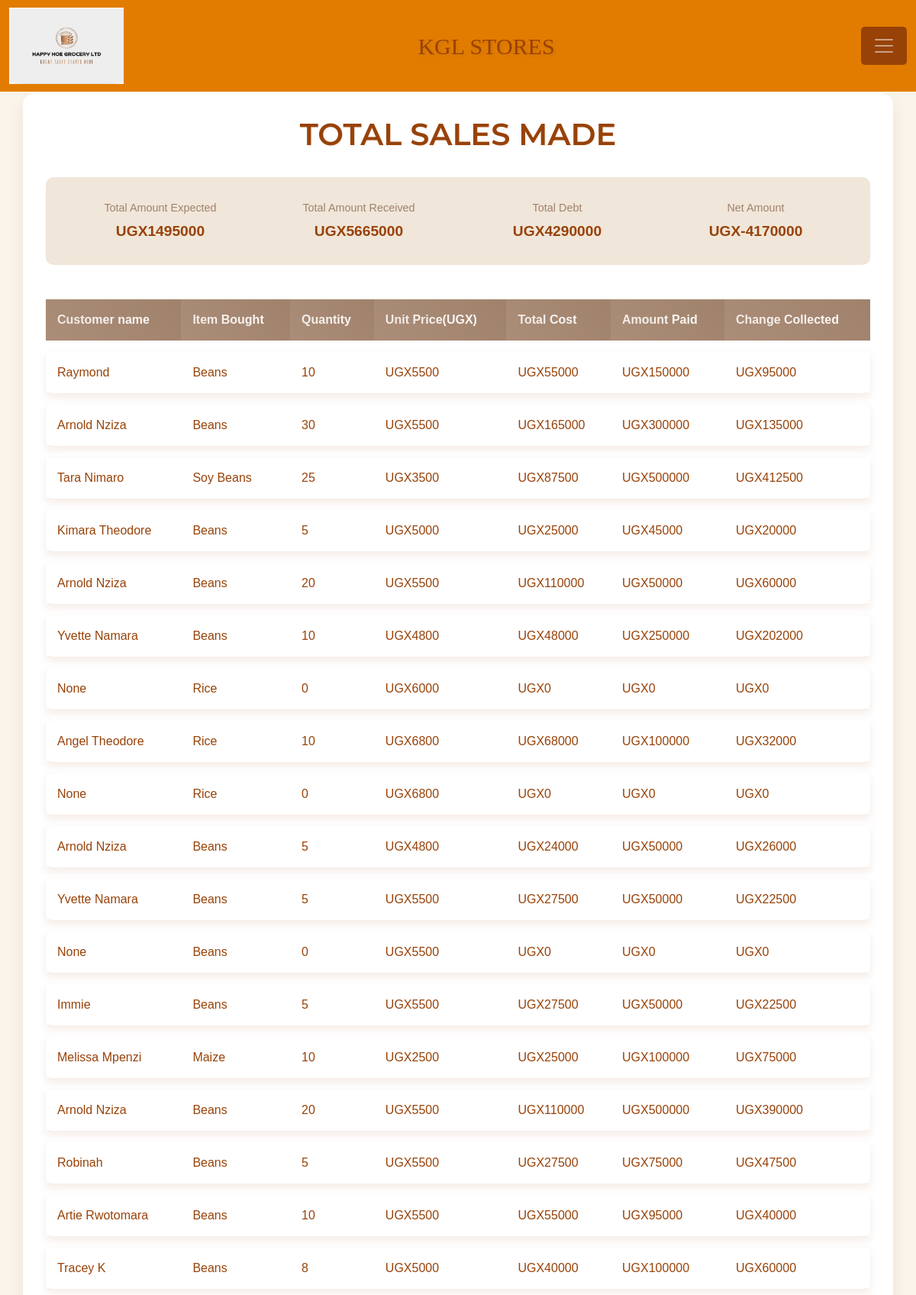
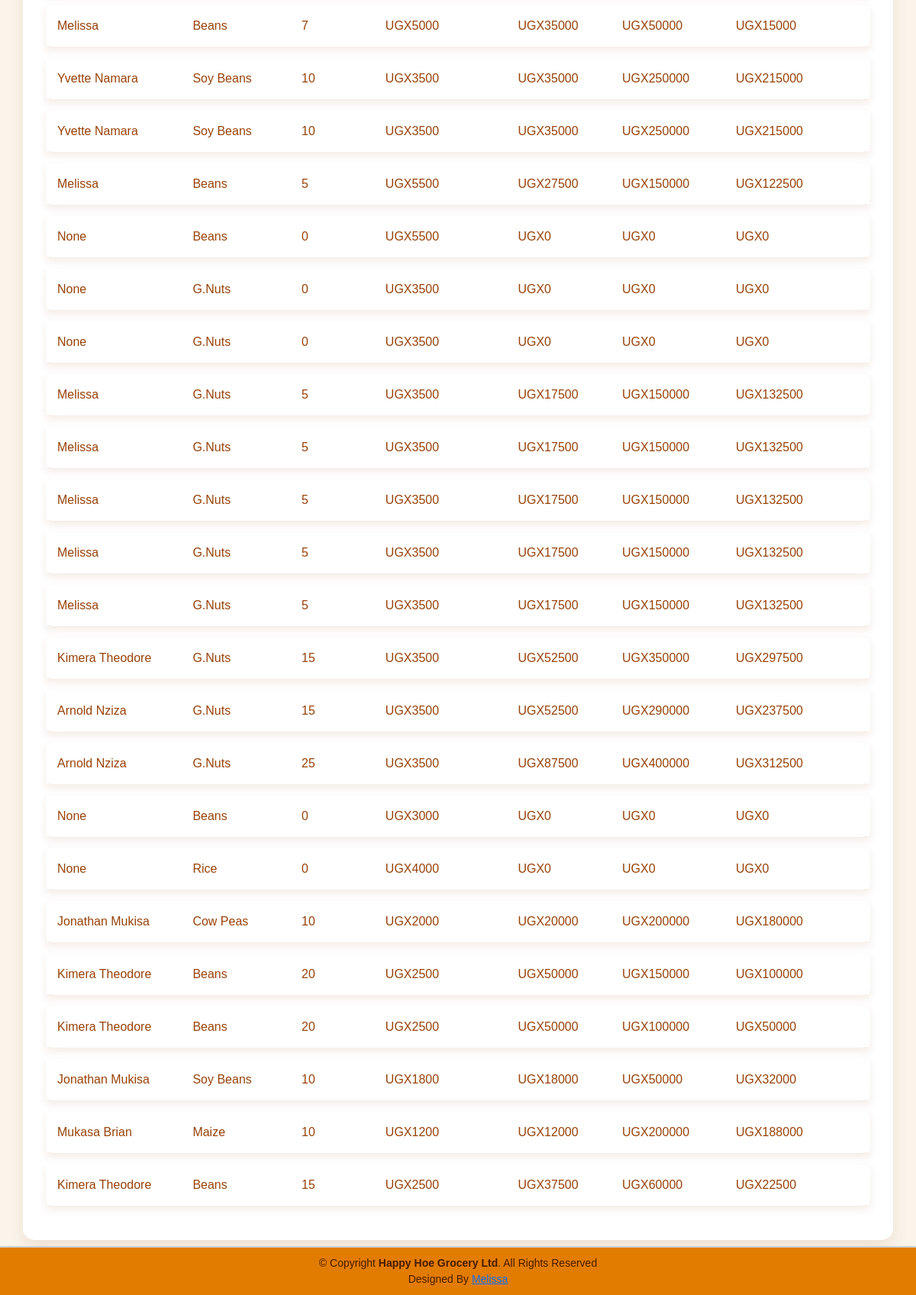
/all_sales/, run on the app's committed database (2 pictures, top to bottom).
### Grocery_app/models.py (models this page shows, shortened)
class Sale(models.Model):
    item = models.ForeignKey(Stockx,on_delete=models.CASCADE)
    quantity = models.IntegerField(default=0, null=False, blank=False)
    amount_received = models.IntegerField(default=0, null=False, blank=False)
    issued_to = models.CharField(max_length=50, null=True, blank=True)
    unit_price = models.IntegerField(default=0, null=True, blank=True)
    date_sold = models.DateTimeField(auto_now_add=True, null=True, blank=True)
    receipt_number = models.PositiveIntegerField(unique=True, blank=True, null=True)
    """modality = models.CharField(
        max_length=6,
        choices=SALE_MODALITY_CHOICES,
        default=CASH,
    )"""
    """def save(self, *args, **kwargs):
        if not self.receipt_number:
            last_sale = Sale.objects.all().order_by('id').last()
            self.receipt_number = (last_sale.receipt_number + 1) if last_sale else 1
        super(Sale, self).save(*args, **kwargs)"""
    def get_total(self):
        quantity = self.quantity if self.quantity is not None else 0
        unit_price = self.unit_price if self.unit_price is not None else 0
        total = quantity * unit_price
        return int(total)
    def get_change(self):
        amount_received = self.amount_received if self.amount_received is not None else 0
        total_price = self.get_total()
        change = amount_received - total_price
        return abs(int(change))

class Stockx(models.Model):
    item_name = models.CharField(max_length=50, null=True, blank=True)
    stock_type = models.CharField(max_length=50, null=True, blank=True)
    stock_source = models.CharField(max_length=50, null=True, blank=True)
    unit_cost = models.IntegerField(default=0, null=True, blank=True)
    unit_price = models.IntegerField(default=0, null=True, blank=True)
    total_quantity = models.IntegerField(default=0, null=True, blank=True)
    stock_branch = models.CharField(max_length=50, null=True, blank=True)
    stock_date = models.DateTimeField(auto_now_add=True, null=True, blank=True) #Automtically sets it when object is first recorded.
    stock_time = models.TimeField(auto_now_add=True, null=True, blank=True)
    stock_dealer = models.CharField(max_length=50, null=True, blank=True)
    stock_contact = models.IntegerField(default=0, null=True, blank=True)
    issued_quantity = models.IntegerField(default=0, null=True, blank=True)
    def __str__(self):
        return self.item_name

### Grocery_app/views.py (the view)
# urls.py: path('all_sales/', views.all_sales, name='all_sales'),
def all_sales(request):
    sales = Sale.objects.all().order_by('-id')
    total_expected = sum([items.get_total() or 0  for items in sales])
    total = sum([items.amount_received or 0 for items in sales])
    total_change = sum([items.get_change() or 0  for items in sales])
    net = total_expected - total
    return render(request, 'Grocery_app/all_sales.html', {'sales': sales, 'total': total, 'total_change': total_change, 'net': net, 'total_expected': total_expected})

### Grocery_app/templates/Grocery_app/all_sales.html (shortened to what this page needs)
{% extends 'Grocery_app/base.html'%}
{% block content%}
<div class="container">
    <h1 class="text-center">TOTAL SALES MADE</h1><br>
    <div class="highlight-card">
        <div class="highlight-item">
            <div class="highlight-label">Total Amount Expected</div>
            <div class="highlight-value">UGX{{total_expected}}</div>
        </div>
        <div class="highlight-item">
            <div class="highlight-label">Total Amount Received</div>
            <div class="highlight-value">UGX{{total}}</div>
        </div>
        <div class="highlight-item">
            <div class="highlight-label">Total Debt</div>
            <div class="highlight-value">UGX{{total_change}}</div>
        </div>
        <div class="highlight-item">
            <div class="highlight-label">Net Amount</div>
            <div class="highlight-value">UGX{{net}}</div>
        </div>
    </div>
    <table class="custom-table">
        <thead>
            <tr>
                <th>Customer name</th>
                <th>Item Bought</th>
                <th>Quantity</th>
                <th>Unit Price(UGX)</th>
                <th>Total Cost</th>
                <th>Amount Paid</th>
                <th>Change Collected</th>
            </tr>
        </thead>
        <tbody>
        {% for sale in sales %}
            <tr>
                <td>{{sale.issued_to | title}}</td>
                <td>{{sale.item | title}}</td>
                <td>{{sale.quantity}}</td>
                <td>UGX{{sale.unit_price}}</td>
                <td>UGX{{sale.get_total}}</td>
                <td>UGX{{sale.amount_received}}</td>
                <td>UGX{{sale.get_change}}</td>
            </tr>
        {% endfor %}
        </tbody>
    </table>
</div>
{% endblock%}

### Grocery_app/static/css/main.css (style rules this page uses)
html,body { position: relative; overflow-x: hidden; background: url('/static/images/img6.jpg'); width: 100% !important; height: 100vh; display: table; position: relative; background-position: center; background-attachment: scroll; -o-background-size: cover; -moz-background-size: cover; -webkit-background-size: cover; background-size: cover; background-repeat: no-repeat; }
body { background-color: #fef3c7(0, 0%, 98%); font-family: 'raleway'; }

### Grocery_app/templates/Grocery_app/base.html (style rules this page uses)
body { background-color: rgb(235, 199, 149); color: #923f0e; font-family: Georgia, 'Times New Roman', Times, serif; }

### Grocery_app/templates/Grocery_app/all_sales.html (style rules this page uses)
body { background-color: #faf4eb; color: #984208; font-family: 'Arial', sans-serif; }
.container { background-color: #ffffff; padding: 30px; border-radius: 15px; box-shadow: 0 10px 20px rgba(152, 66, 8, 0.1); margin-top: 50px; }
h1 { font-family: 'Montserrat', sans-serif; font-weight: 600; color: #984208; text-shadow: 1px 1px 2px rgba(152, 66, 8, 0.1); }
.custom-table { width: 100%; border-collapse: separate; border-spacing: 0 15px; }
.custom-table thead th { background-color: #a0826c; color: #ffffff; padding: 15px; text-align: left; border: none; position: relative; overflow: hidden; }
.custom-table thead th:after { content: ''; position: absolute; top: 0; left: 0; width: 100%; height: 100%; background: linear-gradient(45deg, #c4a794, transparent); opacity: 0.3; }
.custom-table tbody tr { background-color: #fff; box-shadow: 0 5px 10px rgba(152, 66, 8, 0.1); transition: all 0.3s ease; }
.custom-table td { padding: 15px; border: none; color: #984208; }
.custom-table tbody tr td:first-child { border-top-left-radius: 10px; border-bottom-left-radius: 10px; }
.custom-table tbody tr td:last-child { border-top-right-radius: 10px; border-bottom-right-radius: 10px; }
.highlight-card { background-color: #f0e6d9; border-radius: 10px; padding: 20px; margin-bottom: 30px; display: flex; justify-content: space-between; flex-wrap: wrap; }
.highlight-item { text-align: center; flex: 1; min-width: 150px; margin: 10px; }
.highlight-label { font-size: 0.9em; color: #a0826c; margin-bottom: 5px; }
.highlight-value { font-size: 1.2em; font-weight: bold; color: #984208; }

### data on the page
Sale: issued_to "Raymond", item "Beans", quantity "10", unit_price "5500", get_total "55000", amount_received "150000", get_change "95000"
Sale: issued_to "Arnold Nziza", item "Beans", quantity "30", unit_price "5500", get_total "165000", amount_received "300000", get_change "135000"
Sale: issued_to "Tara Nimaro", item "Soy Beans", quantity "25", unit_price "3500", get_total "87500", amount_received "500000", get_change "412500"
Sale: issued_to "Kimara Theodore", item "Beans", quantity "5", unit_price "5000", get_total "25000", amount_received "45000", get_change "20000"
Sale: issued_to "Arnold Nziza", item "Beans", quantity "20", unit_price "5500", get_total "110000", amount_received "50000", get_change "60000"
Sale: issued_to "Yvette Namara", item "Beans", quantity "10", unit_price "4800", get_total "48000", amount_received "250000", get_change "202000"
Sale: issued_to "None", item "Rice", quantity "0", unit_price "6000", get_total "0", amount_received "0", get_change "0"
Sale: issued_to "Angel Theodore", item "Rice", quantity "10", unit_price "6800", get_total "68000", amount_received "100000", get_change "32000"
Sale: issued_to "None", item "Rice", quantity "0", unit_price "6800", get_total "0", amount_received "0", get_change "0"
Sale: issued_to "Arnold Nziza", item "Beans", quantity "5", unit_price "4800", get_total "24000", amount_received "50000", get_change "26000"
Sale: issued_to "Yvette Namara", item "Beans", quantity "5", unit_price "5500", get_total "27500", amount_received "50000", get_change "22500"
Sale: issued_to "None", item "Beans", quantity "0", unit_price "5500", get_total "0", amount_received "0", get_change "0"
Sale: issued_to "Immie", item "Beans", quantity "5", unit_price "5500", get_total "27500", amount_received "50000", get_change "22500"
Sale: issued_to "Melissa Mpenzi", item "Maize", quantity "10", unit_price "2500", get_total "25000", amount_received "100000", get_change "75000"
Sale: issued_to "Arnold Nziza", item "Beans", quantity "20", unit_price "5500", get_total "110000", amount_received "500000", get_change "390000"
Sale: issued_to "Robinah", item "Beans", quantity "5", unit_price "5500", get_total "27500", amount_received "75000", get_change "47500"
Sale: issued_to "Artie Rwotomara", item "Beans", quantity "10", unit_price "5500", get_total "55000", amount_received "95000", get_change "40000"
Sale: issued_to "Tracey K", item "Beans", quantity "8", unit_price "5000", get_total "40000", amount_received "100000", get_change "60000"
Sale: issued_to "Melissa", item "Beans", quantity "7", unit_price "5000", get_total "35000", amount_received "50000", get_change "15000"
Sale: issued_to "Yvette Namara", item "Soy Beans", quantity "10", unit_price "3500", get_total "35000", amount_received "250000", get_change "215000"
Sale: issued_to "Yvette Namara", item "Soy Beans", quantity "10", unit_price "3500", get_total "35000", amount_received "250000", get_change "215000"
Sale: issued_to "Melissa", item "Beans", quantity "5", unit_price "5500", get_total "27500", amount_received "150000", get_change "122500"
Sale: issued_to "None", item "Beans", quantity "0", unit_price "5500", get_total "0", amount_received "0", get_change "0"
Sale: issued_to "None", item "G.Nuts", quantity "0", unit_price "3500", get_total "0", amount_received "0", get_change "0"
Sale: issued_to "None", item "G.Nuts", quantity "0", unit_price "3500", get_total "0", amount_received "0", get_change "0"
Sale: issued_to "Melissa", item "G.Nuts", quantity "5", unit_price "3500", get_total "17500", amount_received "150000", get_change "132500"
Sale: issued_to "Melissa", item "G.Nuts", quantity "5", unit_price "3500", get_total "17500", amount_received "150000", get_change "132500"
Sale: issued_to "Melissa", item "G.Nuts", quantity "5", unit_price "3500", get_total "17500", amount_received "150000", get_change "132500"
Sale: issued_to "Melissa", item "G.Nuts", quantity "5", unit_price "3500", get_total "17500", amount_received "150000", get_change "132500"
Sale: issued_to "Melissa", item "G.Nuts", quantity "5", unit_price "3500", get_total "17500", amount_received "150000", get_change "132500"
Sale: issued_to "Kimera Theodore", item "G.Nuts", quantity "15", unit_price "3500", get_total "52500", amount_received "350000", get_change "297500"
Sale: issued_to "Arnold Nziza", item "G.Nuts", quantity "15", unit_price "3500", get_total "52500", amount_received "290000", get_change "237500"
Sale: issued_to "Arnold Nziza", item "G.Nuts", quantity "25", unit_price "3500", get_total "87500", amount_received "400000", get_change "312500"
Sale: issued_to "None", item "Beans", quantity "0", unit_price "3000", get_total "0", amount_received "0", get_change "0"
Sale: issued_to "None", item "Rice", quantity "0", unit_price "4000", get_total "0", amount_received "0", get_change "0"
Sale: issued_to "Jonathan Mukisa", item "Cow Peas", quantity "10", unit_price "2000", get_total "20000", amount_received "200000", get_change "180000"
Sale: issued_to "Kimera Theodore", item "Beans", quantity "20", unit_price "2500", get_total "50000", amount_received "150000", get_change "100000"
Sale: issued_to "Kimera Theodore", item "Beans", quantity "20", unit_price "2500", get_total "50000", amount_received "100000", get_change "50000"
Sale: issued_to "Jonathan Mukisa", item "Soy Beans", quantity "10", unit_price "1800", get_total "18000", amount_received "50000", get_change "32000"
Sale: issued_to "Mukasa Brian", item "Maize", quantity "10", unit_price "1200", get_total "12000", amount_received "200000", get_change "188000"
Sale: issued_to "Kimera Theodore", item "Beans", quantity "15", unit_price "2500", get_total "37500", amount_received "60000", get_change "22500"

### other printed values
{{ total_expected }} "1495000"
{{ total }} "5665000"
{{ total_change }} "4290000"
{{ net }} "-4170000"
